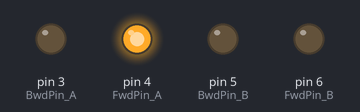
A sketch run on a simulated Arduino Uno, built with avr-gcc and run on an emulated ATmega328P. On the bench: output pins drawn as LEDs (lit = HIGH).

Above: at 0.05 s.
At 2.5 s:
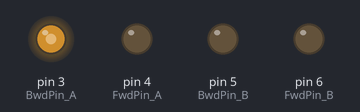
At 5.0 s:
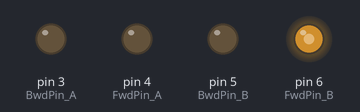
At 7.45 s:
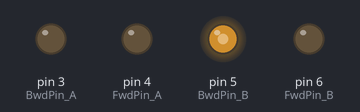
At 9.95 s:
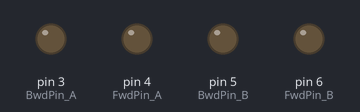
Timing chart, 0 to 13.0 s (numbered marks = the images above):
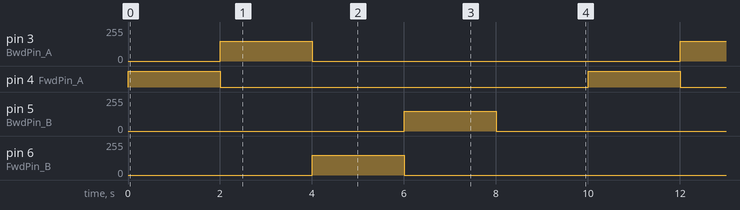

The sketch:

mx1508.ino
```cpp
const int FwdPin_A = 4;
const int BwdPin_A = 3;
const int FwdPin_B = 6;
const int BwdPin_B = 5;

int MaxSpd = 150;               // Скорость, значение 0-255

void setup()
{
  pinMode(FwdPin_A, OUTPUT);    // Устанавливаем FwdPin_A как выход
  pinMode(BwdPin_A, OUTPUT);    // Устанавливаем BwdPin_A как выход
  pinMode(FwdPin_B, OUTPUT);    // Устанавливаем FwdPin_B как выход
  pinMode(BwdPin_B, OUTPUT);    // Устанавливаем BwdPin_B как выход
}

void loop()
{
// Движение двигателем A вперед
    analogWrite(BwdPin_A,LOW);
    analogWrite(FwdPin_A,MaxSpd);
    delay(2000);
    analogWrite(FwdPin_A,LOW);
// Движение двигателем A назад
    analogWrite(BwdPin_A,MaxSpd);
    analogWrite(FwdPin_A,LOW);
    delay(2000);
    analogWrite(BwdPin_A,LOW);
// Движение двигателем B вперед
    analogWrite(BwdPin_B,LOW);
    analogWrite(FwdPin_B,MaxSpd);
    delay(2000);
    analogWrite(FwdPin_B,LOW);
// Движение двигателем B назад
    analogWrite(BwdPin_B,MaxSpd);
    analogWrite(FwdPin_B,LOW);
    delay(2000);
    analogWrite(BwdPin_B,LOW);
// стоп двигателей
    analogWrite(BwdPin_B,LOW);
    analogWrite(FwdPin_B,LOW);
    delay(2000);
    analogWrite(BwdPin_B,LOW);
}
```

Measured:
- by itself, pin 3 (BwdPin_A), pin 5 (BwdPin_B), pin 6 (FwdPin_B): alternates 150/255 for 2.0 s and 0/255 for 8.0 s
- by itself, pin 4 (FwdPin_A): alternates HIGH for 2.0 s and LOW for 8.0 s
